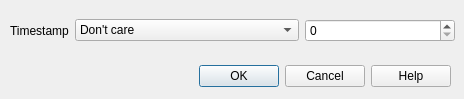
<?xml version="1.0" encoding="UTF-8"?>
<ui version="4.0">
 <class>dlgSelectTimeStamp</class>
 <widget class="QDialog" name="dlgSelectTimeStamp">
  <property name="geometry">
   <rect>
    <x>0</x>
    <y>0</y>
    <width>464</width>
    <height>99</height>
   </rect>
  </property>
  <property name="windowTitle">
   <string>Dialog</string>
  </property>
  <widget class="QDialogButtonBox" name="buttonBox">
   <property name="geometry">
    <rect>
     <x>10</x>
     <y>60</y>
     <width>441</width>
     <height>32</height>
    </rect>
   </property>
   <property name="orientation">
    <enum>Qt::Horizontal</enum>
   </property>
   <property name="standardButtons">
    <set>QDialogButtonBox::Cancel|QDialogButtonBox::Help|QDialogButtonBox::Ok</set>
   </property>
  </widget>
  <widget class="QWidget" name="gridLayoutWidget">
   <property name="geometry">
    <rect>
     <x>10</x>
     <y>10</y>
     <width>445</width>
     <height>41</height>
    </rect>
   </property>
   <layout class="QGridLayout" name="gridLayout">
    <item row="0" column="0">
     <widget class="QLabel" name="label">
      <property name="sizePolicy">
       <sizepolicy hsizetype="Fixed" vsizetype="Preferred">
        <horstretch>0</horstretch>
        <verstretch>0</verstretch>
       </sizepolicy>
      </property>
      <property name="text">
       <string>Timestamp</string>
      </property>
      <property name="buddy">
       <cstring>comboCompareTimeStamp</cstring>
      </property>
     </widget>
    </item>
    <item row="0" column="1">
     <widget class="QComboBox" name="comboCompareTimeStamp">
      <item>
       <property name="text">
        <string>Don't care</string>
       </property>
      </item>
      <item>
       <property name="text">
        <string>Equal to</string>
       </property>
      </item>
      <item>
       <property name="text">
        <string>Not qual to</string>
       </property>
      </item>
      <item>
       <property name="text">
        <string>Greater then</string>
       </property>
      </item>
      <item>
       <property name="text">
        <string>Greater then or equal to</string>
       </property>
      </item>
      <item>
       <property name="text">
        <string>Less then</string>
       </property>
      </item>
      <item>
       <property name="text">
        <string>Less then or equal to</string>
       </property>
      </item>
     </widget>
    </item>
    <item row="0" column="2">
     <widget class="QSpinBox" name="spinBoxBoxTimeStamp">
      <property name="sizePolicy">
       <sizepolicy hsizetype="Fixed" vsizetype="Fixed">
        <horstretch>0</horstretch>
        <verstretch>0</verstretch>
       </sizepolicy>
      </property>
      <property name="minimumSize">
       <size>
        <width>150</width>
        <height>0</height>
       </size>
      </property>
     </widget>
    </item>
   </layout>
  </widget>
 </widget>
 <resources/>
 <connections>
  <connection>
   <sender>buttonBox</sender>
   <signal>accepted()</signal>
   <receiver>dlgSelectTimeStamp</receiver>
   <slot>accept()</slot>
   <hints>
    <hint type="sourcelabel">
     <x>228</x>
     <y>74</y>
    </hint>
    <hint type="destinationlabel">
     <x>157</x>
     <y>98</y>
    </hint>
   </hints>
  </connection>
  <connection>
   <sender>buttonBox</sender>
   <signal>rejected()</signal>
   <receiver>dlgSelectTimeStamp</receiver>
   <slot>reject()</slot>
   <hints>
    <hint type="sourcelabel">
     <x>296</x>
     <y>80</y>
    </hint>
    <hint type="destinationlabel">
     <x>286</x>
     <y>98</y>
    </hint>
   </hints>
  </connection>
 </connections>
</ui>
